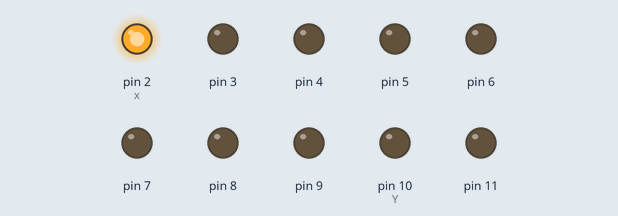
This sketch was run on a simulated Arduino Uno, built with avr-gcc and run on an emulated ATmega328P. Shown: output pins drawn as LEDs (lit = HIGH).

Above: at 0.05 s.
At 0.55 s:
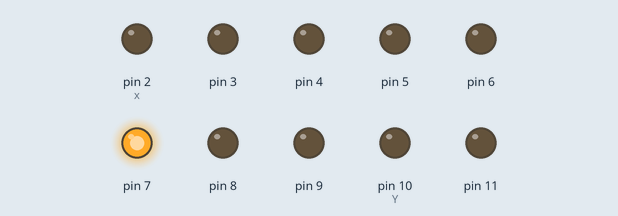
At 1.05 s:
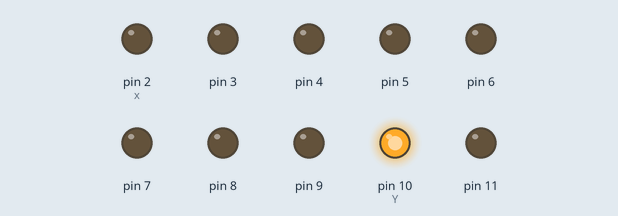
At 2.05 s:
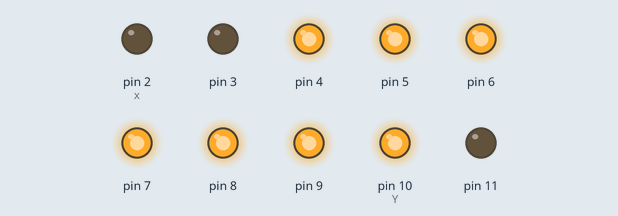
At 3.05 s:
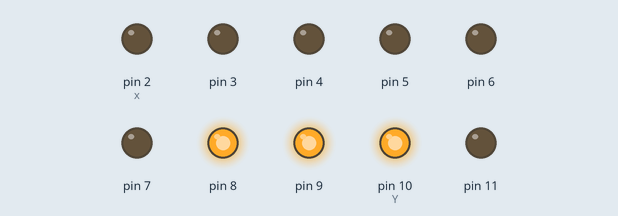
At 4.05 s:
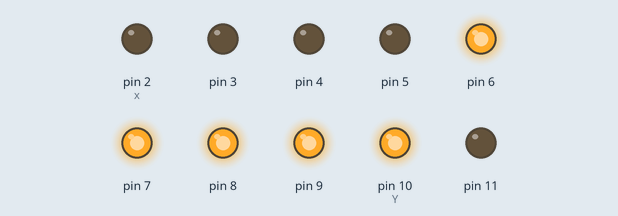
Timing chart, 0 to 4.3 s (numbered marks = the images above):
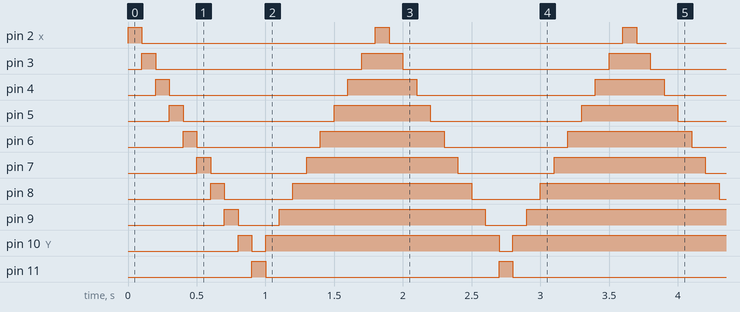

Measured:
- by itself, pin 2 (x), pin 11: alternates HIGH for 0.10 s and LOW for 1.7 s
- by itself, pin 3: repeats every 1.8 s: LOW 1.5 s, HIGH 0.30 s
- by itself, pin 4: repeats every 1.8 s: LOW 1.3 s, HIGH 0.50 s
- by itself, pin 5: repeats every 1.8 s: LOW 1.1 s, HIGH 0.70 s
- by itself, pin 6: repeats every 1.8 s: LOW 0.90 s, HIGH 0.90 s
- by itself, pin 7: repeats every 1.8 s: LOW 0.70 s, HIGH 1.1 s
- by itself, pin 8: repeats every 1.8 s: LOW 0.50 s, HIGH 1.3 s
- by itself, pin 9: repeats every 1.8 s: LOW 0.30 s, HIGH 1.5 s

The sketch:

sketch_nov05c.ino
```cpp
void setup() {

  pinMode(2, OUTPUT);
  pinMode(3, OUTPUT);
  pinMode(4, OUTPUT);
  pinMode(5, OUTPUT);
  pinMode(6, OUTPUT);
  pinMode(7, OUTPUT);
  pinMode(8, OUTPUT);
  pinMode(9, OUTPUT);
  pinMode(10, OUTPUT);
  pinMode(11, OUTPUT);
}

void loop() {
  int x = 2;
  int Y = 10;
  while (x <= 11) {
    digitalWrite(x, HIGH);
    delay(100);
    digitalWrite(x, LOW);
    x = x + 1;

  }

  while (Y > 2) {
    digitalWrite(Y, HIGH);
    delay(100);
    //digitalWrite(Y, LOW);
    Y = Y - 1;

  }


}
```
